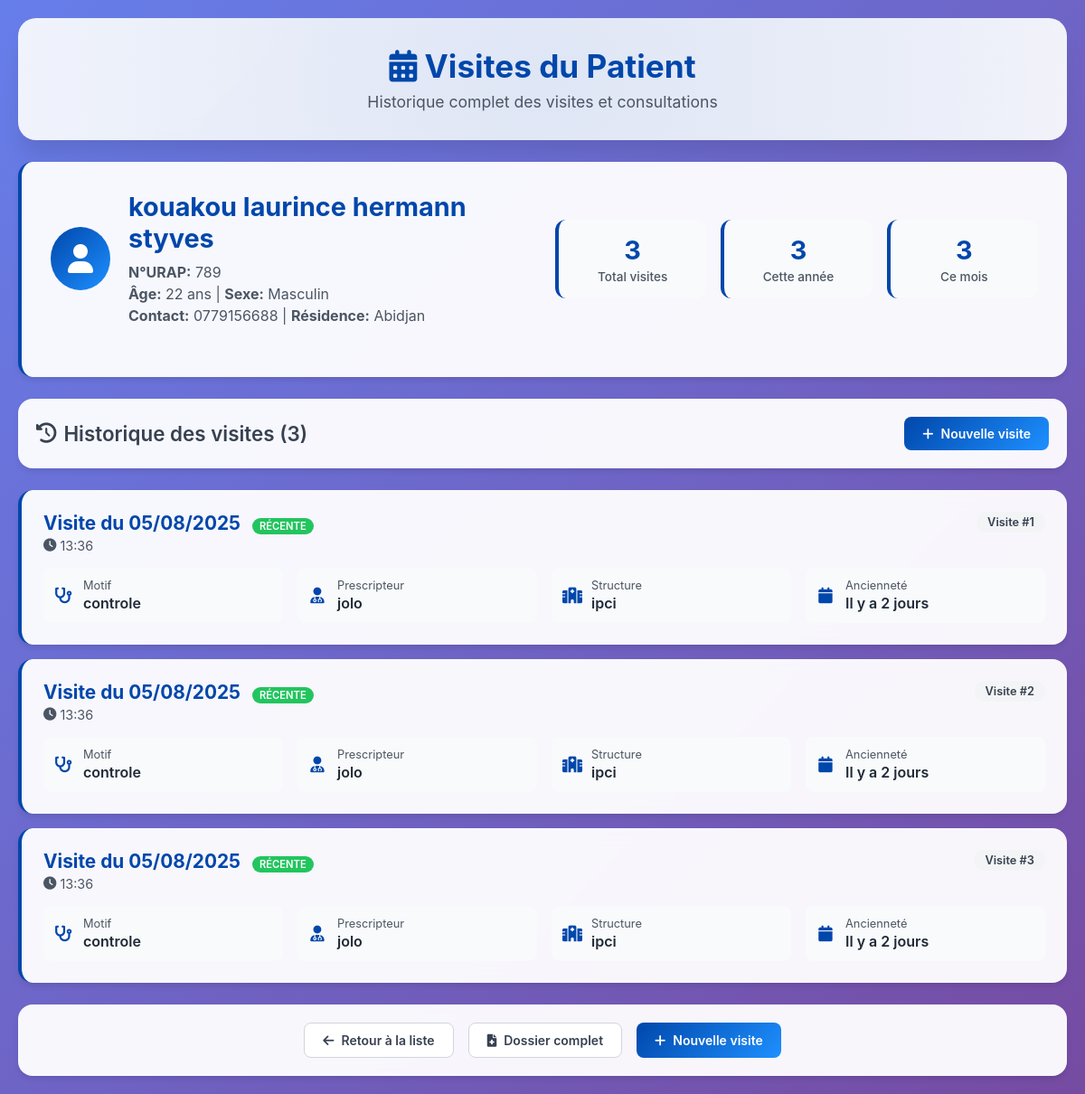
The app's page /page/visite_patient.php?urap=789 (signed in) with its own data.
### tables this page shows
CREATE TABLE IF NOT EXISTS `patient` (
  `Numero_urap` int NOT NULL,
  `Nom_patient` varchar(15) NOT NULL,
  `Prenom_patient` varchar(30) NOT NULL,
  `Age` int NOT NULL,
  `Sexe_patient` varchar(10) NOT NULL,
  `Date_naissance` date NOT NULL,
  `Contact_patient` varchar(10) NOT NULL,
  `Situation_matrimoniale` varchar(20) NOT NULL,
  `Lieu_résidence` varchar(25) NOT NULL,
  `Precise` varchar(30) NOT NULL,
  `Type_logement` varchar(25) NOT NULL,
  `Niveau_etude` varchar(30) NOT NULL,
  `Profession` varchar(25) NOT NULL,
  PRIMARY KEY (`Numero_urap`)
);

CREATE TABLE IF NOT EXISTS `visite` (
  `id_visite` int NOT NULL,
  `date_visite` date NOT NULL,
  `Heure visite` varchar(10) NOT NULL,
  `Motif visite` varchar(20) NOT NULL,
  `Numero_urap` varchar(15) NOT NULL,
  `ID_prescripteur` int DEFAULT NULL,
  `Structure_provenance` varchar(50) DEFAULT NULL,
  `ID_antecedents` int DEFAULT NULL,
  `ID_antecedent` int NOT NULL,
  `ID_histoire_maladie` int DEFAULT NULL,
  `ID_habitude_sexuelles` int DEFAULT NULL,
  PRIMARY KEY (`id_visite`),
  KEY `ID_prescripteur` (`ID_prescripteur`),
  KEY `ID_antecedants` (`ID_antecedents`,`ID_histoire_maladie`,`ID_habitude_sexuelles`),
  KEY `ID_antecedents` (`ID_antecedents`),
  KEY `ID_antecedent` (`ID_antecedent`),
  KEY `Numero_urap` (`Numero_urap`)
);

CREATE TABLE IF NOT EXISTS `prescriteur` (
  `ID_prescripteur` int NOT NULL,
  `Nom` varchar(150) NOT NULL,
  `Prenom` varchar(150) NOT NULL,
  `Contact` varchar(50) DEFAULT NULL,
  `Structure_provenance` varchar(50) NOT NULL,
  PRIMARY KEY (`ID_prescripteur`)
);

### page/visite_patient.php (the view, shortened to what this page needs)
<?php
require_once("connexion.php");
$numero_urap = $_GET['urap'] ?? '';
$stmt = $pdo->prepare("SELECT * FROM patient WHERE Numero_urap = ?");
$stmt->execute([$numero_urap]);
$patient = $stmt->fetch(PDO::FETCH_ASSOC);
$stmt = $pdo->prepare("
    SELECT v.*, p.Nom as prescripteur_nom, p.Prenom as prescripteur_prenom
    FROM visite v
    LEFT JOIN prescriteur p ON v.ID_prescripteur = p.ID_prescripteur
    WHERE v.Numero_urap = ?
    ORDER BY v.date_visite DESC, v.`Heure visite` DESC
");
$stmt->execute([$numero_urap]);
$visites = $stmt->fetchAll(PDO::FETCH_ASSOC);
$total_visites = count($visites);
$visites_this_year = 0;
$visites_this_month = 0;
$current_year = date('Y');
$current_month = date('Y-m');
foreach ($visites as $visite) {
    if (date('Y', strtotime($visite['date_visite'])) == $current_year) {
        $visites_this_year++;
    }
    if (date('Y-m', strtotime($visite['date_visite'])) == $current_month) {
        $visites_this_month++;
    }
}
?>
<!DOCTYPE html>
<html lang="fr">
<head>
    <link rel="stylesheet" href="https://cdnjs.cloudflare.com/ajax/libs/font-awesome/6.0.0/css/all.min.css">
</head>
<body>
    <div class="container">
        <div class="header">
            <h1><i class="fas fa-calendar-alt"></i> Visites du Patient</h1>
            <p>Historique complet des visites et consultations</p>
        </div>
        <div class="patient-overview">
            <div class="patient-header">
                <div class="patient-main">
                    <div class="patient-avatar">
                        <i class="fas fa-user"></i>
                    </div>
                    <div class="patient-info">
                        <h2><?= htmlspecialchars($patient['Nom_patient'] . ' ' . $patient['Prenom_patient']) ?></h2>
                        <div class="patient-meta">
                            <strong>N°URAP:</strong> <?= htmlspecialchars($patient['Numero_urap']) ?><br>
                            <strong>Âge:</strong> <?= htmlspecialchars($patient['Age']) ?> ans |
                            <strong>Sexe:</strong> <?= htmlspecialchars($patient['Sexe_patient']) ?><br>
                            <strong>Contact:</strong> <?= htmlspecialchars($patient['Contact_patient']) ?> |
                            <strong>Résidence:</strong> <?= htmlspecialchars($patient['Lieu_résidence']) ?>
                        </div>
                    </div>
                </div>
                <div class="patient-stats">
                    <div class="stat-card">
                        <div class="stat-number"><?= $total_visites ?></div>
                        <div class="stat-label">Total visites</div>
                    </div>
                    <div class="stat-card">
                        <div class="stat-number"><?= $visites_this_year ?></div>
                        <div class="stat-label">Cette année</div>
                    </div>
                    <div class="stat-card">
                        <div class="stat-number"><?= $visites_this_month ?></div>
                        <div class="stat-label">Ce mois</div>
                    </div>
                </div>
            </div>
        </div>
        <div class="actions-header">
            <h2 class="section-title">
                <i class="fas fa-history"></i>
                Historique des visites (<?= $total_visites ?>)
            </h2>
            <a href="visite.php?idU=<?= htmlspecialchars($patient['Numero_urap']) ?>" class="btn btn-primary">
                <i class="fas fa-plus"></i> Nouvelle visite
            </a>
        </div>
        <?php if (empty($visites)): ?>
            <div class="empty-state">
                <i class="fas fa-calendar-times"></i>
                <h3>Aucune visite enregistrée</h3>
                <p>Ce patient n'a encore aucune visite dans le système.</p>
                <a href="visite.php?idU=<?= htmlspecialchars($patient['Numero_urap']) ?>" class="btn btn-primary">
                    <i class="fas fa-plus"></i> Créer la première visite
                </a>
            </div>
        <?php else: ?>
            <div class="visites-list">
                <?php foreach ($visites as $index => $visite): ?>
                    <?php
                    $date_visite = date('d/m/Y', strtotime($visite['date_visite']));
                    $is_today = date('Y-m-d') == $visite['date_visite'];
                    $is_recent = (strtotime('now') - strtotime($visite['date_visite'])) <= (7 * 24 * 60 * 60);
                    ?>
                    <div class="visite-card" onclick="window.location.href='visite_detail.php?urap=<?= htmlspecialchars($patient['Numero_urap']) ?>&visite_id=<?= htmlspecialchars($visite['id_visite']) ?>'">
                        <div class="visite-header">
                            <div class="visite-date-time">
                                <div class="visite-date">
                                    Visite du <?= htmlspecialchars($date_visite) ?>
                                    <?php if ($is_today): ?>
                                        <span class="today-badge">AUJOURD'HUI</span>
                                    <?php elseif ($is_recent): ?>
                                        <span class="recent-badge">RÉCENTE</span>
                                    <?php endif; ?>
                                </div>
                                <div class="visite-time">
                                    <i class="fas fa-clock"></i>
                                    <?= htmlspecialchars($visite['Heure visite']) ?>
                                </div>
                            </div>
                            <div class="visite-id">
                                Visite #<?= htmlspecialchars($visite['id_visite']) ?>
                            </div>
                        </div>
                        <div class="visite-content">
                            <div class="visite-detail">
                                <i class="fas fa-stethoscope detail-icon"></i>
                                <div class="detail-content">
                                    <div class="detail-label">Motif</div>
                                    <div class="detail-value"><?= htmlspecialchars($visite['Motif visite']) ?></div>
                                </div>
                            </div>
                            <?php if ($visite['prescripteur_nom']): ?>
                            <div class="visite-detail">
                                <i class="fas fa-user-md detail-icon"></i>
                                <div class="detail-content">
                                    <div class="detail-label">Prescripteur</div>
                                    <div class="detail-value"><?= htmlspecialchars($visite['prescripteur_nom'] . ' ' . $visite['prescripteur_prenom']) ?></div>
                                </div>
                            </div>
                            <?php endif; ?>
                            <?php if ($visite['Structure_provenance']): ?>
                            <div class="visite-detail">
                                <i class="fas fa-hospital detail-icon"></i>
                                <div class="detail-content">
                                    <div class="detail-label">Structure</div>
                                    <div class="detail-value"><?= htmlspecialchars($visite['Structure_provenance']) ?></div>
                                </div>
                            </div>
                            <?php endif; ?>
                            <div class="visite-detail">
                                <i class="fas fa-calendar detail-icon"></i>
                                <div class="detail-content">
                                    <div class="detail-label">Ancienneté</div>
                                    <div class="detail-value">
                                        <?php
                                        $diff = (strtotime('now') - strtotime($visite['date_visite'])) / (24 * 60 * 60);
                                        if ($diff == 0) {
                                            echo "Aujourd'hui";
                                        } elseif ($diff == 1) {
                                            echo "Hier";
                                        } elseif ($diff < 7) {
                                            echo "Il y a " . round($diff) . " jours";
                                        } elseif ($diff < 30) {
                                            echo "Il y a " . round($diff/7) . " semaine(s)";
                                        } else {
                                            echo "Il y a " . round($diff/30) . " mois";
                                        }
                                        ?>
                                    </div>
                                </div>
                            </div>
                        </div>
                    </div>
                <?php endforeach; ?>
            </div>
        <?php endif; ?>
        <div class="actions-bar">
            <a href="liste_dossiers.php" class="btn btn-secondary">
                <i class="fas fa-arrow-left"></i> Retour à la liste
            </a>
            <a href="visite_detail.php?urap=<?= htmlspecialchars($patient['Numero_urap']) ?>" class="btn btn-secondary">
                <i class="fas fa-file-medical"></i> Dossier complet
            </a>
            <a href="visite.php?idU=<?= htmlspecialchars($patient['Numero_urap']) ?>" class="btn btn-primary">
                <i class="fas fa-plus"></i> Nouvelle visite
            </a>
        </div>
    </div>
</body>
</html>

### records on screen
patient: Nom_patient+Prenom_patient "kouakou laurince hermann styves", Numero_urap "789", Age "22", Sexe_patient "Masculin", Contact_patient "0779156688", Lieu_résidence "Abidjan"
visite: date_visite "05/08/2025", shows "RÉCENTE", Heure visite "13:36", Motif visite "controle", ID_prescripteur.Prenom "jolo", Structure_provenance "ipci"
visite: date_visite "05/08/2025", shows "RÉCENTE", Heure visite "13:36", Motif visite "controle", ID_prescripteur.Prenom "jolo", Structure_provenance "ipci"
visite: date_visite "05/08/2025", shows "RÉCENTE", Heure visite "13:36", Motif visite "controle", ID_prescripteur.Prenom "jolo", Structure_provenance "ipci"

### other values on screen
$total_visites "3"
$visites_this_year "3"
$visites_this_month "3"
